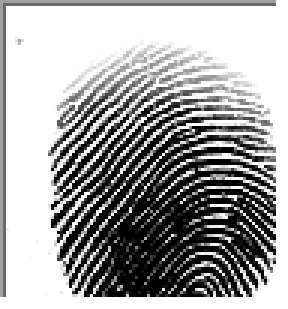
#> input picture model building/dataset_blood_group/integrated/A+_cluster_0_1145.BMP, 96 x 103 px, found by its file name (shown 3 times larger); its folder holds 4 pictures in this run
$ python converting-images.py
#> lines starting #> are read from the running program, lines starting #| are printed output that depends on the picture
from PIL import Image
import os

# Define the source and destination directories
source_dir = r'C:\Users\SEC\Desktop\archive\dataset_blood_group\integrated'
destination_dir = r'C:\Users\SEC\Desktop\archive\dataset_blood_group\integrated_converted'

# Create destination directory if it doesn't exist
os.makedirs(destination_dir, exist_ok=True)

# Loop through all BMP files in the source directory
for filename in os.listdir(source_dir):
    if filename.endswith('.BMP'):
        # Open the BMP image
        bmp_image_path = os.path.join(source_dir, filename)
        with Image.open(bmp_image_path) as img:
            # Convert and save as JPEG
#> img is the input picture: PIL image 96x103 RGBA; mean R, G, B, A 143.7, 143.7, 143.7, 234.9
            jpeg_image_path = os.path.join(destination_dir, filename.replace('.BMP', '.jpg'))
            img.convert('RGB').save(jpeg_image_path, 'JPEG')
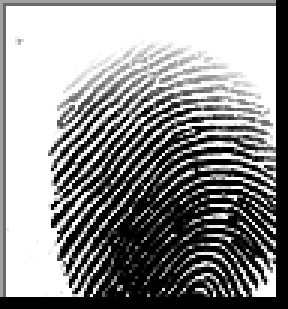
#> saved as A+_cluster_0_1145.jpg: PIL image 96x103 RGB (shown 3 times larger); min 0, max 255, mean 143.7
            print(f"Converted {bmp_image_path} to {jpeg_image_path}")
#> pass 2 of the loop `for filename in os.listdir(source_dir):`:
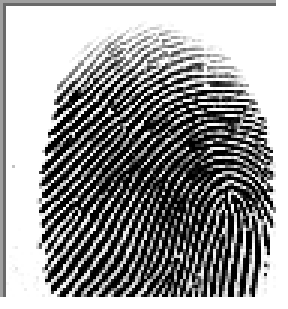
#> input picture model building/dataset_blood_group/integrated/A+_cluster_0_1531.BMP, 96 x 103 px, found by its file name (shown 3 times larger)
#> img is the input picture: PIL image 96x103 RGBA; mean R, G, B, A 132.2, 132.2, 132.2, 234.9
#> `img.convert('RGB').save(jpeg_image_path, 'JPEG')`:
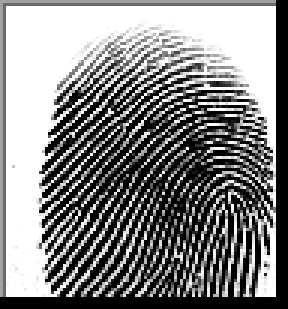
#> saved as A+_cluster_0_1531.jpg: PIL image 96x103 RGB (shown 3 times larger); min 0, max 255, mean 132.2
#> pass 3 of the loop `for filename in os.listdir(source_dir):`:
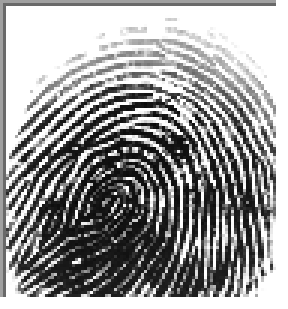
#> input picture model building/dataset_blood_group/integrated/A-_cluster_1_1875.BMP, 96 x 103 px, found by its file name (shown 3 times larger)
#> img is the input picture: PIL image 96x103 RGBA; mean R, G, B, A 135.8, 135.8, 135.8, 234.9
#> `img.convert('RGB').save(jpeg_image_path, 'JPEG')`:
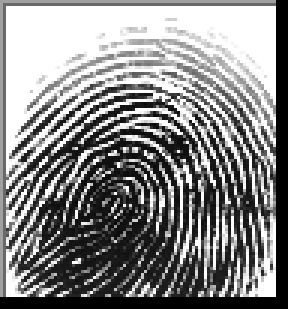
#> saved as A-_cluster_1_1875.jpg: PIL image 96x103 RGB (shown 3 times larger); min 0, max 255, mean 135.8
#> the loop made 4 passes; the first 3 are shown
